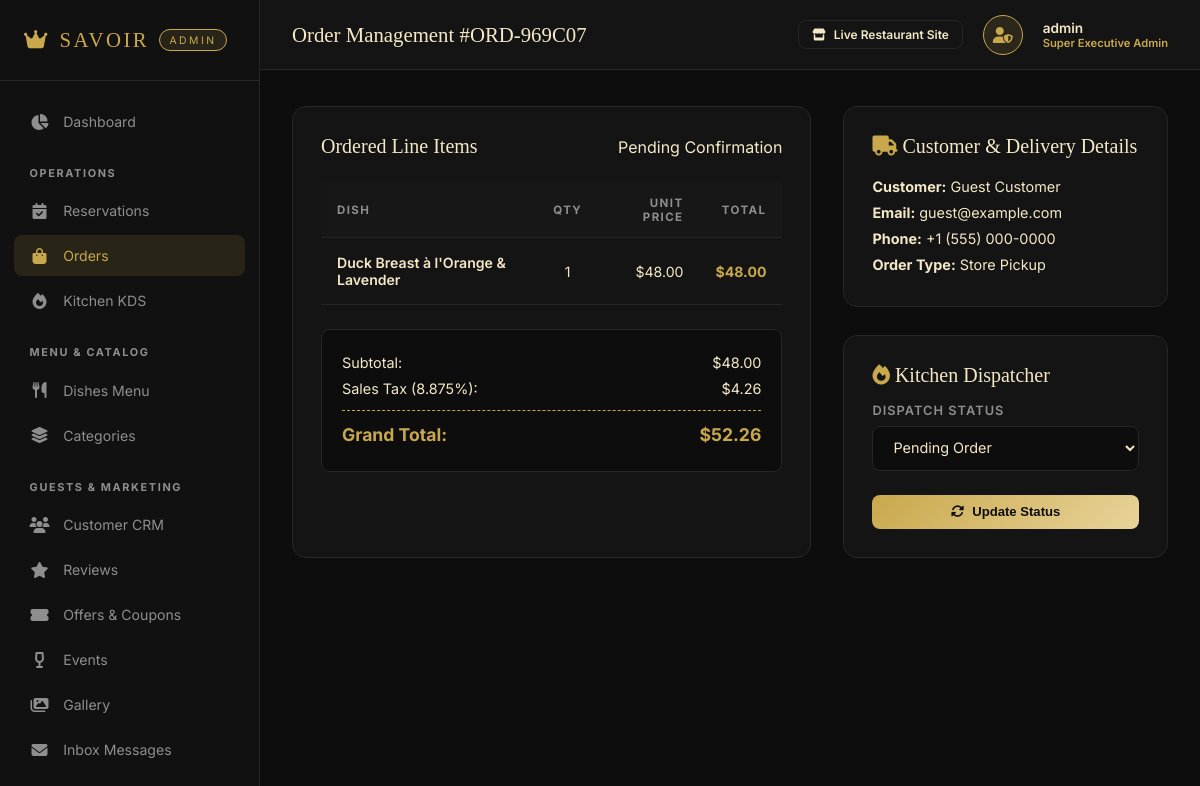
The app's page /admin-panel/orders/ORD-969C07/ (signed in), older data.
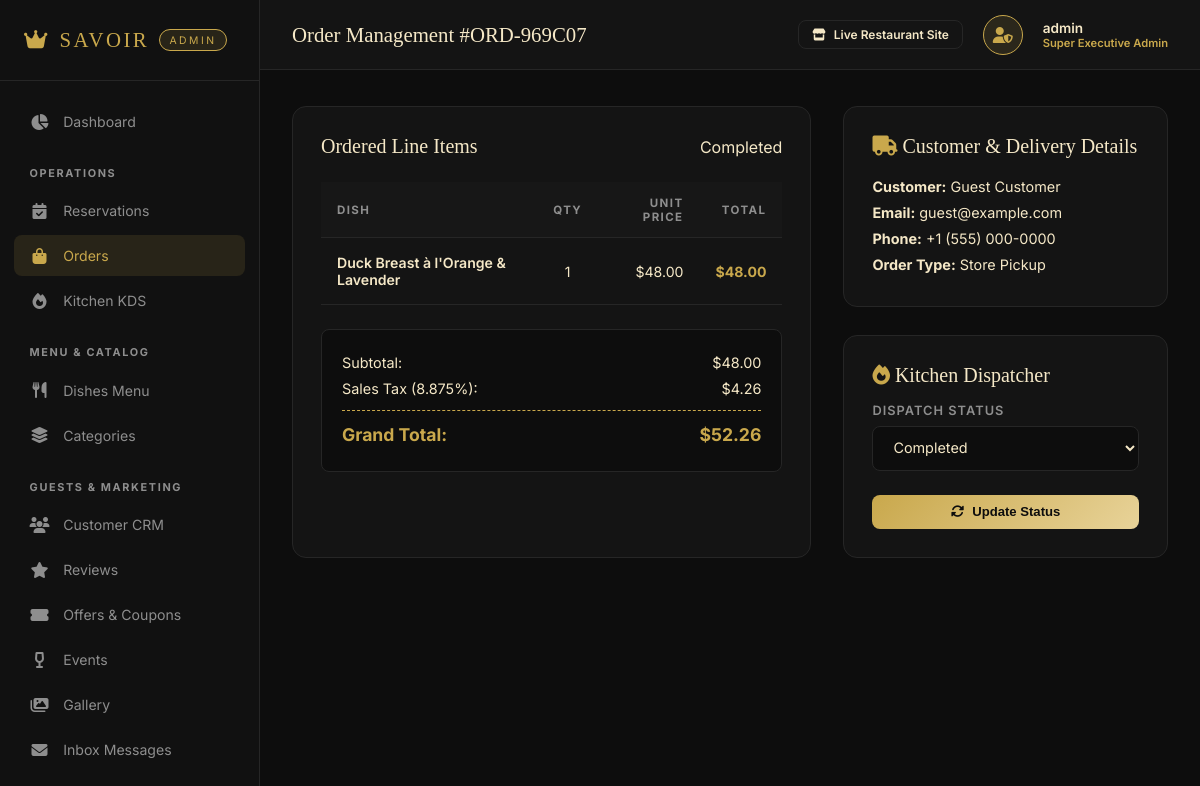
The same page, newer data.
### User_Dashboard/models.py (models this page shows, shortened)
class Order(models.Model):
    TYPE_CHOICES = [
        ('pickup',   'Store Pickup'),
        ('delivery', 'Home Delivery'),
        ('dine_in',  'Pre-order for Table'),
    ]
    STATUS_CHOICES = [
        ('pending',   'Pending Confirmation'),
        ('preparing', 'Kitchen Preparing'),
        ('ready',     'Ready / Out for Delivery'),
        ('completed', 'Completed'),
        ('cancelled', 'Cancelled'),
    ]
    user             = models.ForeignKey(User, on_delete=models.SET_NULL, null=True, blank=True, related_name='orders')
    order_ref        = models.CharField(max_length=20, unique=True, default=generate_order_ref)
    customer_name    = models.CharField(max_length=200)
    customer_email   = models.EmailField()
    customer_phone   = models.CharField(max_length=20)
    order_type       = models.CharField(max_length=20, choices=TYPE_CHOICES, default='pickup')
    delivery_address = models.TextField(blank=True)
    status           = models.CharField(max_length=20, choices=STATUS_CHOICES, default='pending')
    subtotal         = models.DecimalField(max_digits=10, decimal_places=2, default=0.00)
    tax              = models.DecimalField(max_digits=10, decimal_places=2, default=0.00)
    total_price      = models.DecimalField(max_digits=10, decimal_places=2, default=0.00)
    notes            = models.TextField(blank=True)
    created_at       = models.DateTimeField(auto_now_add=True)
    class Meta:
        ordering = ['-created_at']

### User_Dashboard/admin_views.py (the view, shortened to what this page needs)
# urls.py: path('admin-panel/orders/<str:ref>/',      admin_views.admin_order_details,        name='admin_order_details'),
@staff_required
def admin_order_details(request, ref):
    order = get_object_or_404(Order, order_ref=ref)
    return render(request, 'admin_panel/order-details.html', {'order': order})

### User_Dashboard/models.py (called while the page is built)
    def get_total(self):
        return self.unit_price * self.quantity

### templates/admin_panel/order-details.html (shortened to what this page needs)
{% extends 'admin_panel/base_admin.html' %}
{% block page_title %}Order Management #{{ order.order_ref }}{% endblock %}
{% block content %}
<div style="display:grid; grid-template-columns:1.6fr 1fr; gap:2rem;">
  <div class="admin-card">
    <div class="admin-card-header">
      <div class="admin-card-title">Ordered Line Items</div>
      <span class="badge-status badge-{{ order.status }}">{{ order.get_status_display }}</span>
    </div>
    {% if order.items.all %}
    <table class="admin-table" style="margin-bottom:1.5rem;">
      <thead>
        <tr>
          <th>Dish</th>
          <th style="text-align:center;">Qty</th>
          <th style="text-align:right;">Unit Price</th>
          <th style="text-align:right;">Total</th>
        </tr>
      </thead>
      <tbody>
        {% for item in order.items.all %}
        <tr>
          <td style="font-weight:600; color:var(--cream);">{{ item.item_name }}</td>
          <td style="text-align:center;">{{ item.quantity }}</td>
          <td style="text-align:right;">${{ item.unit_price }}</td>
          <td style="text-align:right; font-weight:700; color:var(--gold);">${{ item.get_total }}</td>
        </tr>
        {% endfor %}
      </tbody>
    </table>
    {% else %}
    <div style="text-align:center; padding:2rem; color:var(--text-muted); font-style:italic;">
      No itemized dishes logged for this order.
    </div>
    {% endif %}
    <div style="background:var(--bg-dark); border:1px solid var(--border); border-radius:var(--radius); padding:1.25rem; font-size:0.9rem; line-height:1.8;">
      <div style="display:flex; justify-content:space-between;"><span>Subtotal:</span><span>${{ order.subtotal }}</span></div>
      <div style="display:flex; justify-content:space-between;"><span>Sales Tax (8.875%):</span><span>${{ order.tax }}</span></div>
      <div style="display:flex; justify-content:space-between; font-size:1.1rem; font-weight:700; color:var(--gold); border-top:1px dashed var(--gold); padding-top:0.5rem; margin-top:0.5rem;">
        <span>Grand Total:</span><span>${{ order.total_price }}</span>
      </div>
    </div>
  </div>
  <div>
    <div class="admin-card">
      <div class="admin-card-title" style="margin-bottom:1rem;"><i class="fas fa-truck" style="color:var(--gold)"></i> Customer & Delivery Details</div>
      <div style="line-height:1.8; font-size:0.9rem; color:var(--cream);">
        <div><strong>Customer:</strong> {{ order.customer_name }}</div>
        <div><strong>Email:</strong> {{ order.customer_email }}</div>
        <div><strong>Phone:</strong> {{ order.customer_phone }}</div>
        <div><strong>Order Type:</strong> {{ order.get_order_type_display }}</div>
      </div>
    </div>
    <div class="admin-card">
      <div class="admin-card-title" style="margin-bottom:1rem;"><i class="fas fa-fire" style="color:var(--gold)"></i> Kitchen Dispatcher</div>
      <form method="post">
        <div class="form-group">
          <label class="form-label">Dispatch Status</label>
          <select name="status" class="form-control">
            <option value="pending" {% if order.status == 'pending' %}selected{% endif %}>Pending Order</option>
            <option value="completed" {% if order.status == 'completed' %}selected{% endif %}>Completed</option>
          </select>
        </div>
        <button type="submit" class="btn-admin btn-admin-gold" style="width:100%; justify-content:center;">
          <i class="fas fa-sync-alt"></i> Update Status
        </button>
      </form>
    </div>
  </div>
</div>
{% endblock %}

Row changes from the older to the newer data that the page shows:
changed Order "ORD-969C07": status "Pending Confirmation" → "Completed"; status "Pending Order" → "Completed"
